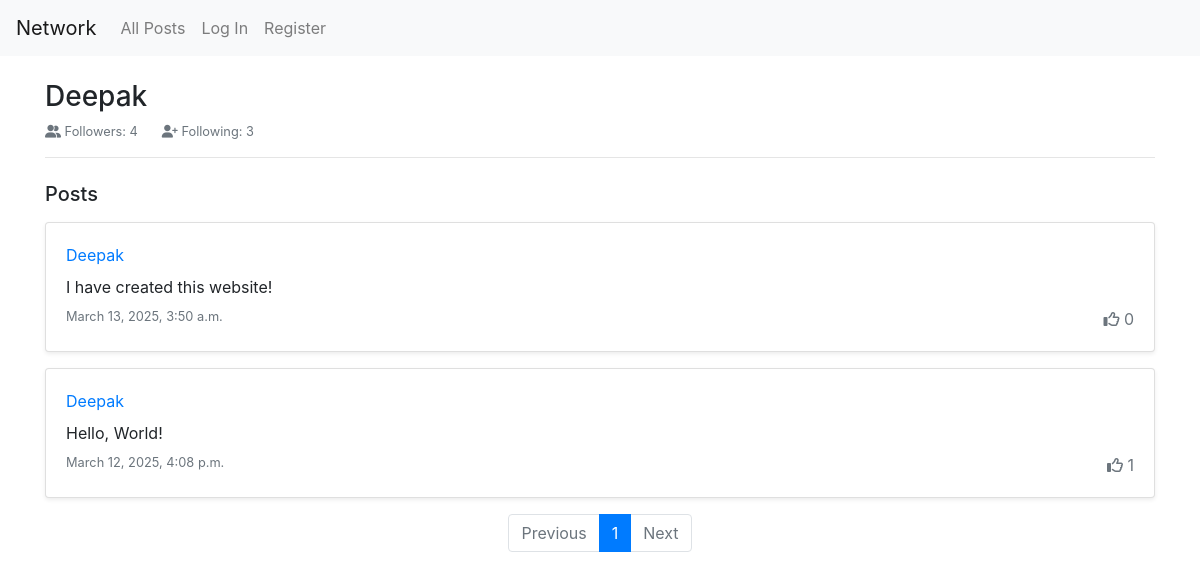
The app's page /profile/1/, older data.
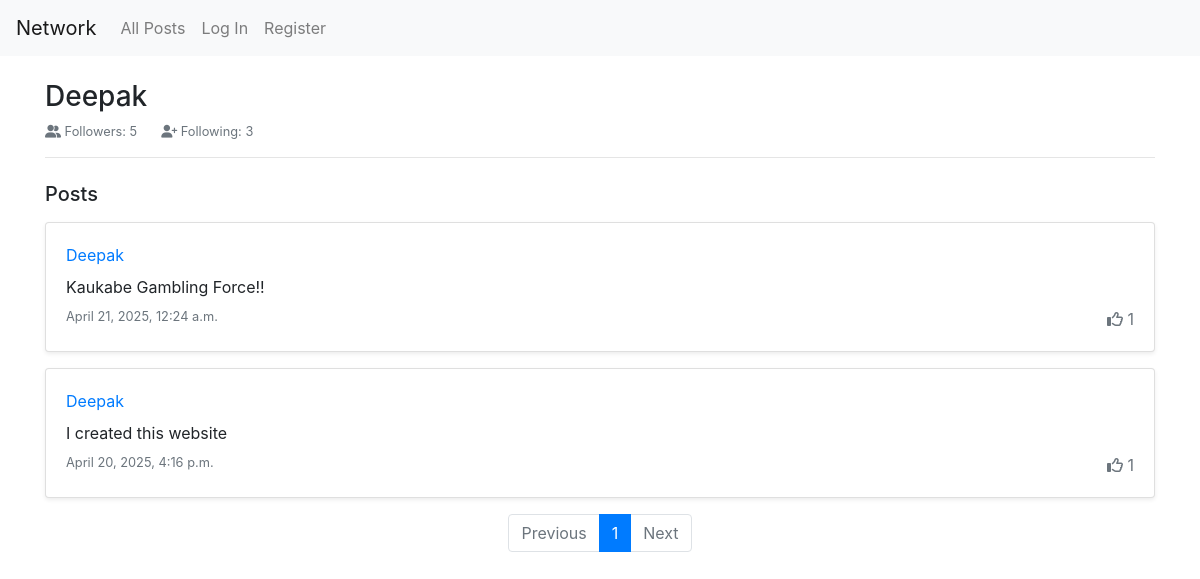
The same page, newer data.
### network/models.py (models this page shows)
class User(AbstractUser):
    pass

class Post(models.Model):
    owner = models.ForeignKey(User, related_name="posts", on_delete=models.CASCADE)
    likes = models.ManyToManyField(User, related_name="liked_posts", blank=True)
    content = models.TextField(max_length=300)
    date = models.DateTimeField()

### network/views.py (the view)
# urls.py: path("profile/<int:user_id>/", views.profile, name="profile"),
def profile(request, user_id):
    currUser = request.user
    user = User.objects.get(pk=user_id)
    followings = Follow.objects.filter(follower = user).values_list('followed', flat=True)
    followers = Follow.objects.filter(followed = user).values_list('follower', flat=True)
    posts = Post.objects.filter(owner = user).order_by('-date')
    follows = currUser.id in followers
    paginator = Paginator(posts, 10)
    page_number = request.GET.get('page')
    page = paginator.get_page(page_number)
    return render(request, "network/profile.html", {
        "loadedUser": user,
        "user": currUser,
        "following": followings,
        "follower": followers,
        "posts": posts,
        "follows": follows,
        "page_obj": page
    })

### network/templates/network/profile.html (shortened to what this page needs)
{% extends "network/layout.html" %}
{% block body %}
    <div class="container mt-4">
        <div class="mb-4">
            <div class="d-flex justify-content-between align-items-center flex-wrap">
                <div>
                    <h3 class="fw-bold mb-2">{{ loadedUser.username }}</h3>
                    <div class="d-flex gap-4 text-muted small">
                        <span><i class="fa-solid fa-user-group me-1"></i> Followers: {{ follower.count }}</span>
                        <span class="ml-4"><i class="fa-solid fa-user-plus me-1"></i> Following: {{ following.count }}</span>
                    </div>
                </div>
            </div>
            <hr class="mt-3">
        </div>
        <h5 class="fw-semibold mb-3">Posts</h5>
        {% for post in page_obj %}
            <div class="card mb-3 shadow-sm" id="post_{{ post.id }}box">
                <div class="card-body">
                    <div id="post_{{ post.id }}">
                        <div class="d-flex justify-content-between">
                            <div>
                                <a href="{% url 'profile' post.owner.id %}" class="fw-bold">{{ post.owner }}</a>
                            </div>
                        </div>
                        <p class="post-content my-2">{{ post.content }}</p>
                        <div class="d-flex justify-content-between text-muted">
                            <small>{{ post.date }}</small>
                            <div>
                                {% if not user.is_authenticated %}
                                    <i class="fa-regular fa-thumbs-up me-1"></i>
                                {% else %}
                                    {% if user in post.likes.all %}
                                        <i class="fa-solid fa-thumbs-up text-primary me-1" id="like_{{ post.id }}" onclick="like('{{ post.id }}', true)"></i>
                                    {% else %}
                                        <i class="fa-regular fa-thumbs-up text-primary me-1" id="like_{{ post.id }}" onclick="like('{{ post.id }}', false)"></i>
                                    {% endif %}
                                {% endif %}
                                <span id="counter_{{ post.id }}">{{ post.likes.count }}</span>
                            </div>
                        </div>
                    </div>
                </div>
            </div>
        {% empty %}
            <p class="text-center text-muted">No Posts.</p>
        {% endfor %}
        <nav aria-label="Post navigation">
            <ul class="pagination justify-content-center">
                {% if page_obj.has_previous %}
                    <li class="page-item">
                        <a class="page-link" href="?page={{ page_obj.previous_page_number }}">Previous</a>
                    </li>
                {% else %}
                    <li class="page-item disabled">
                        <a class="page-link">Previous</a>
                    </li>
                {% endif %}
                {% for num in page_obj.paginator.page_range %}
                    <li class="page-item {% if num == page_obj.number %}active{% endif %}">
                        <a class="page-link" href="?page={{ num }}">{{ num }}</a>
                    </li>
                {% endfor %}
                {% if page_obj.has_next %}
                    <li class="page-item">
                        <a class="page-link" href="?page={{ page_obj.next_page_number }}">Next</a>
                    </li>
                {% else %}
                    <li class="page-item disabled">
                        <a class="page-link">Next</a>
                    </li>
                {% endif %}
            </ul>
        </nav>
    </div>
{% endblock %}

### network/templates/network/layout.html (shortened to what this page needs)
{% load static %}
<!DOCTYPE html>
<html lang="en">
    <head>
        <link rel="stylesheet" href="https://stackpath.bootstrapcdn.com/bootstrap/4.4.1/css/bootstrap.min.css">
        <link rel="stylesheet" href="https://cdnjs.cloudflare.com/ajax/libs/font-awesome/6.7.2/css/all.min.css" />
        <link href="{% static 'network/styles.css' %}" rel="stylesheet">
    </head>
    <body>
        <nav class="navbar navbar-expand-lg navbar-light bg-light">
            <a class="navbar-brand">Network</a>
            <div>
              <ul class="navbar-nav mr-auto">
                <li class="nav-item">
                  <a class="nav-link" href="{% url 'index' %}">All Posts</a>
                </li>
                {% if user.is_authenticated %}
                    <li class="nav-item">
                        <a class="nav-link" href="{% url 'following' %}">Following</a>
                    </li>
                    <li class="nav-item">
                        <a class="nav-link" href="{% url 'logout' %}">Log Out</a>
                    </li>
                {% else %}
                    <li class="nav-item">
                        <a class="nav-link" href="{% url 'login' %}">Log In</a>
                    </li>
                    <li class="nav-item">
                        <a class="nav-link" href="{% url 'register' %}">Register</a>
                    </li>
                {% endif %}
              </ul>
            </div>
          </nav>
        <div class="body">
            {% block body %}
            {% endblock %}
        </div>
    </body>
</html>

Row changes from the older to the newer data that the page shows:
removed Post: owner "Deepak", content "I have created this website!", date "March 13, 2025, 3:50 a.m.", likes.count "0"
removed Post: owner "Deepak", content "Hello, World!", date "March 12, 2025, 4:08 p.m.", likes.count "1"
added Post: owner "Deepak", content "Kaukabe Gambling Force!!", date "April 21, 2025, 12:24 a.m.", likes.count "1"
added Post: owner "Deepak", content "I created this website", date "April 20, 2025, 4:16 p.m.", likes.count "1"
Text that changed along with them:
{{ follower.count }}: "4" → "5"
